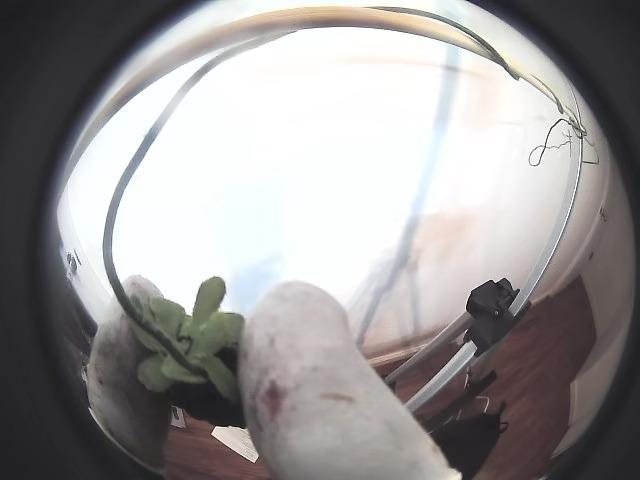
#> input picture datasets/blackberry-in-gripper/test/images/episode_000002_mp4-0000_jpg.rf.9bcce17cca8569139511c6511c515228.jpg, 640 x 480 px, found by its file name; its folder holds only this picture in this run
$ python visualize_samples.py
#> lines starting #> are read from the running program, lines starting #| are printed output that depends on the picture; after the words box and inside, x2 and y2 are one past the last pixel; in counts of white or black regions, pixels touching at a corner belong together
#!/usr/bin/env python3
"""Visualize random dataset samples with segmentation label overlays.

Opens images in the default viewer with polygons and class labels drawn on top.
Used during dataset audit to spot-check label quality.
"""

import argparse
import os
import random
import subprocess
import sys
import tempfile
from pathlib import Path

import cv2
import numpy as np

# Class colors (BGR for OpenCV)
COLORS = [
    (0, 255, 0),    # berry - green
    (255, 0, 0),    # gripper - blue
    (0, 255, 255),  # lense - yellow
    (0, 0, 255),    # red drouplet - red
]


def draw_labels_on_image(img_path, label_path, class_names):
    """Draw segmentation polygons and class labels on an image."""
    img = cv2.imread(str(img_path))
#> img is the input picture: shape (480, 640, 3); mean B, G, R 150.7, 150.7, 153.2
    if img is None:
        print(f"  Could not read {img_path}")
        return None

    h, w = img.shape[:2]
#> h = 480; w = 640
    overlay = img.copy()

    if not label_path.exists():
        # No labels — draw "NO LABELS" text
        cv2.putText(img, "NO LABELS", (10, 30),
                    cv2.FONT_HERSHEY_SIMPLEX, 1, (0, 0, 255), 2)
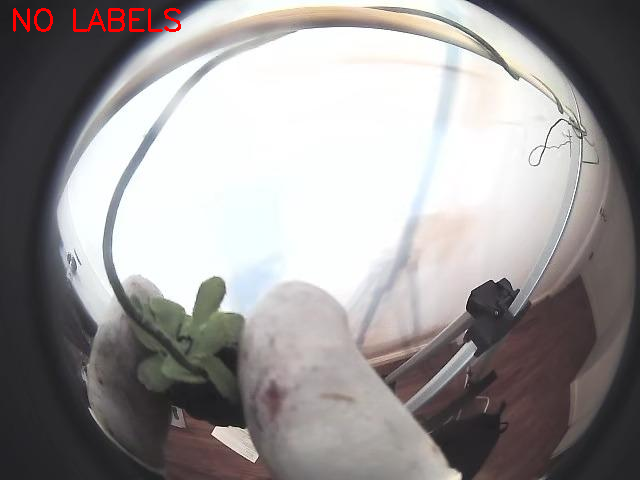
#> img: shape (480, 640, 3); 0.42% of pixels changed, all inside (x1, y1, x2, y2) = (13, 8, 181, 32)
        return img

    with open(label_path) as f:
        for line in f:
            parts = line.strip().split()
            cls_id = int(parts[0])
            coords = list(map(float, parts[1:]))
            color = COLORS[cls_id % len(COLORS)]
            cls_name = class_names[cls_id] if cls_id < len(class_names) else f"cls_{cls_id}"

            if len(coords) > 4:
                # Segmentation polygon (normalized x,y pairs)
                points = []
                for i in range(0, len(coords), 2):
                    px = int(coords[i] * w)
                    py = int(coords[i + 1] * h)
                    points.append([px, py])
                pts = np.array(points, dtype=np.int32)

                # Filled polygon with transparency
                cv2.fillPoly(overlay, [pts], color)
                cv2.polylines(img, [pts], True, color, 2)

                # Label text at centroid
                cx = int(np.mean([p[0] for p in points]))
                cy = int(np.mean([p[1] for p in points]))
                cv2.putText(img, cls_name, (cx - 20, cy),
                            cv2.FONT_HERSHEY_SIMPLEX, 0.5, (255, 255, 255), 2)
                cv2.putText(img, cls_name, (cx - 20, cy),
                            cv2.FONT_HERSHEY_SIMPLEX, 0.5, color, 1)
            else:
                # Bounding box (cx, cy, w, h normalized)
                cx, cy, bw, bh = coords[:4]
                x1 = int((cx - bw / 2) * w)
                y1 = int((cy - bh / 2) * h)
                x2 = int((cx + bw / 2) * w)
                y2 = int((cy + bh / 2) * h)
                cv2.rectangle(img, (x1, y1), (x2, y2), color, 2)
                cv2.putText(img, cls_name, (x1, y1 - 5),
                            cv2.FONT_HERSHEY_SIMPLEX, 0.5, color, 2)

    # Blend overlay (30% opacity for filled polygons)
    img = cv2.addWeighted(overlay, 0.3, img, 0.7, 0)

    # Add filename at top
    fname = Path(img_path).name
    cv2.putText(img, fname, (5, 18),
                cv2.FONT_HERSHEY_SIMPLEX, 0.45, (255, 255, 255), 1)

    return img


def main():
    parser = argparse.ArgumentParser(description="Visualize dataset samples with labels")
    parser.add_argument("--data-dir", type=str, default="datasets/blackberry-in-gripper",
                        help="Dataset root directory")
    parser.add_argument("--split", type=str, default="train",
                        help="Dataset split to sample from")
    parser.add_argument("--n", type=int, default=6,
                        help="Number of samples to show")
    parser.add_argument("--seed", type=int, default=None,
                        help="Random seed for reproducibility")
    parser.add_argument("--save", type=str, default=None,
                        help="Save grid to this path instead of opening viewer")
    args = parser.parse_args()

    if args.seed is not None:
        random.seed(args.seed)

    data_dir = Path(args.data_dir)
    img_dir = data_dir / args.split / "images"
    label_dir = data_dir / args.split / "labels"

    if not img_dir.exists():
        print(f"Error: {img_dir} not found")
        sys.exit(1)

    # Read class names from data.yaml
    class_names = []
    yaml_path = data_dir / "data.yaml"
    if yaml_path.exists():
        with open(yaml_path) as f:
            for line in f:
                if line.strip().startswith("names:"):
                    # Parse YAML list: names: ['berry', 'gripper', ...]
                    names_str = line.split(":", 1)[1].strip()
                    if names_str.startswith("["):
                        class_names = [n.strip().strip("'\"") for n in
                                       names_str.strip("[]").split(",")]
                    break
    if not class_names:
        class_names = [f"class_{i}" for i in range(20)]

    # Sample random images
    all_images = sorted(os.listdir(img_dir))
    n = min(args.n, len(all_images))
    samples = random.sample(all_images, n)

    print(f"Visualizing {n} samples from {args.split} split...")
    print(f"Classes: {class_names}")
    print()

    annotated = []
    for fname in samples:
        img_path = img_dir / fname
        label_path = label_dir / (Path(fname).stem + ".txt")

        # Count instances in this image
        instance_counts = {}
        if label_path.exists():
            with open(label_path) as f:
                for line in f:
                    cls_id = int(line.strip().split()[0])
                    name = class_names[cls_id] if cls_id < len(class_names) else f"cls_{cls_id}"
                    instance_counts[name] = instance_counts.get(name, 0) + 1

        print(f"  {fname}: {dict(instance_counts) if instance_counts else 'no labels'}")

        result = draw_labels_on_image(img_path, label_path, class_names)
        if result is not None:
            annotated.append(result)

    if not annotated:
        print("No images could be loaded.")
        sys.exit(1)

    # Build a grid (2 columns)
    cols = 2
    rows = (len(annotated) + cols - 1) // cols
#> rows = 1

    # Resize all to same size for grid
    target_h, target_w = 400, 600
    resized = []
    for img in annotated:
        resized.append(cv2.resize(img, (target_w, target_h)))
#> this loop made 1 pass
#> after the loop, resized = 1 item

    # Pad to fill grid
    while len(resized) < rows * cols:
        resized.append(np.zeros((target_h, target_w, 3), dtype=np.uint8))
#> after the loop, resized = 2 items

    grid_rows = []
    for r in range(rows):
        row_imgs = resized[r * cols:(r + 1) * cols]
        grid_rows.append(np.hstack(row_imgs))
#> after the loop, grid_rows = 1 item
    grid = np.vstack(grid_rows)
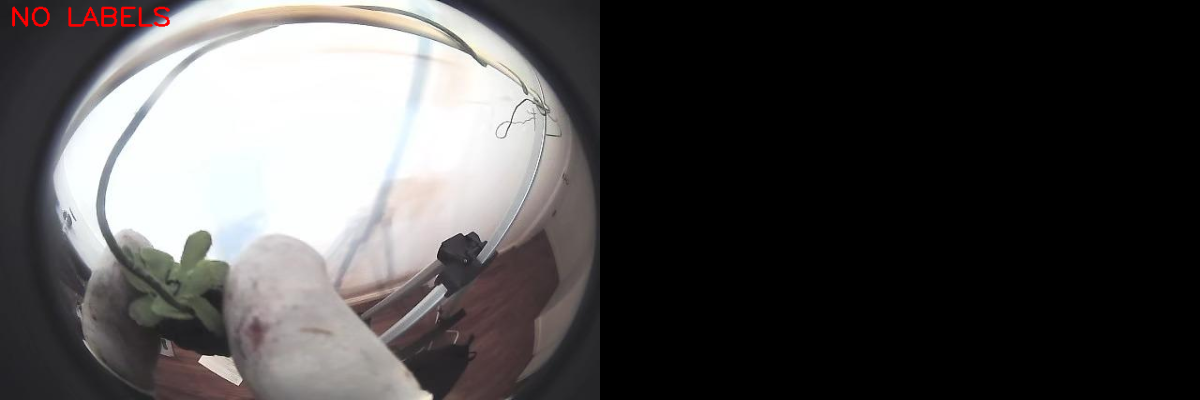
#> grid: shape (400, 1200, 3); mean of channels 0, 1, 2 75.2, 75.2, 77; drawn as B, G, R

    # Save and open
    if args.save:
        out_path = args.save
    else:
        out_path = tempfile.mktemp(suffix="_dataset_audit.png")

    cv2.imwrite(out_path, grid)
    print(f"\nGrid saved to: {out_path}")

    # Open in default viewer
    if not args.save:
        if sys.platform == "darwin":
            subprocess.run(["open", out_path])
        elif sys.platform == "linux":
            subprocess.run(["xdg-open", out_path])
#> (this line was passed over: subprocess is not available in this run)
        else:
            print(f"Open manually: {out_path}")


if __name__ == "__main__":
    main()

$ run again, on datasets/blackberry-in-gripper/test/images/episode_000022_mp4-0000_jpg.rf.e99e14b3f3edfc92d306c9db697e21d8.jpg
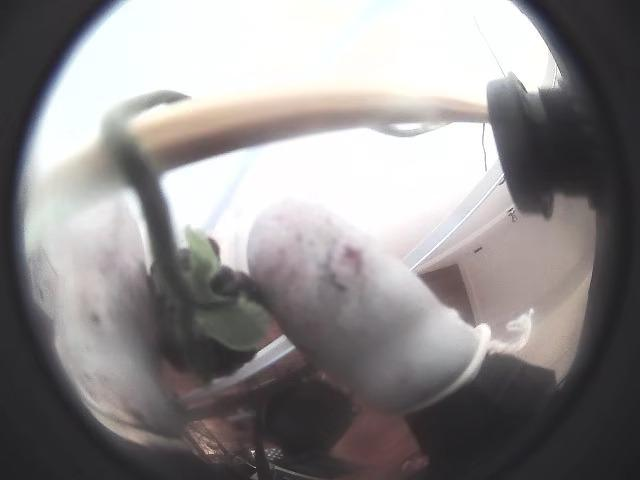
#> input picture datasets/blackberry-in-gripper/test/images/episode_000022_mp4-0000_jpg.rf.e99e14b3f3edfc92d306c9db697e21d8.jpg, 640 x 480 px, found by its file name
#> in draw_labels_on_image, img is the input picture: shape (480, 640, 3); mean B, G, R 139.8, 139.4, 142.7
#> in draw_labels_on_image, `cv2.putText(img, "NO LABELS", (10, 30), cv2.FONT_HERSHEY_SIMPLEX, 1, (..`:
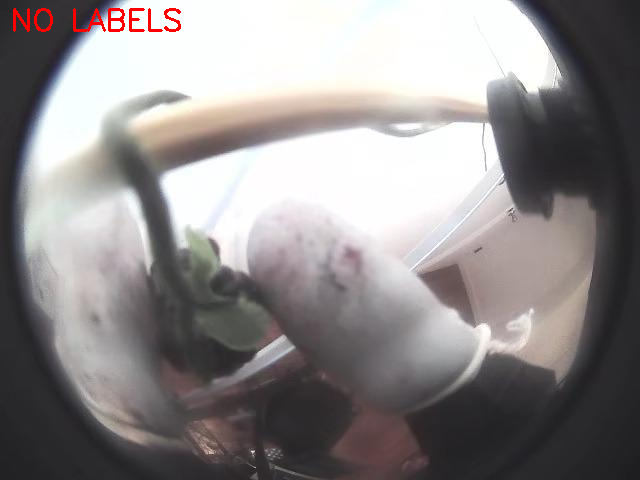
#> img: shape (480, 640, 3); 0.42% of pixels changed, all inside (x1, y1, x2, y2) = (13, 8, 181, 32)
#> rows = 1
#> the loop in main, `for img in annotated:` made 1 pass
#> after the loop in main, `for img in annotated:`: resized = 1 item
#> the loop in main, `while len(resized) < rows * cols:` made 1 pass
#> after the loop in main, `while len(resized) < rows * cols:`: resized = 2 items
#> after the loop in main, `for r in range(rows):`: grid_rows = 1 item
#> in main, `grid = np.vstack(grid_rows)`:
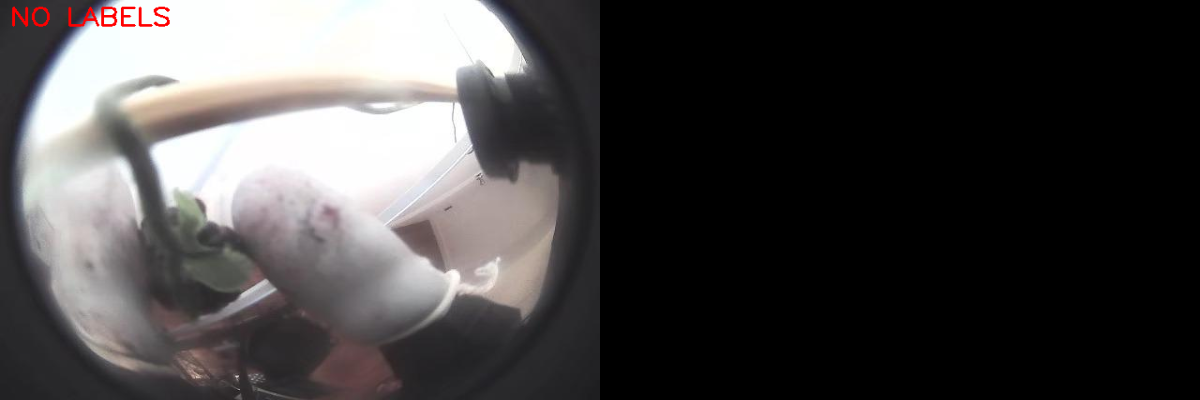
#> grid: shape (400, 1200, 3); mean of channels 0, 1, 2 69.5, 69.3, 71.5; drawn as B, G, R

$ run again, on datasets/blackberry-in-gripper/test/images/episode_000023_mp4-0000_jpg.rf.2c6af1a81c1d1752d48b172af29c6126.jpg
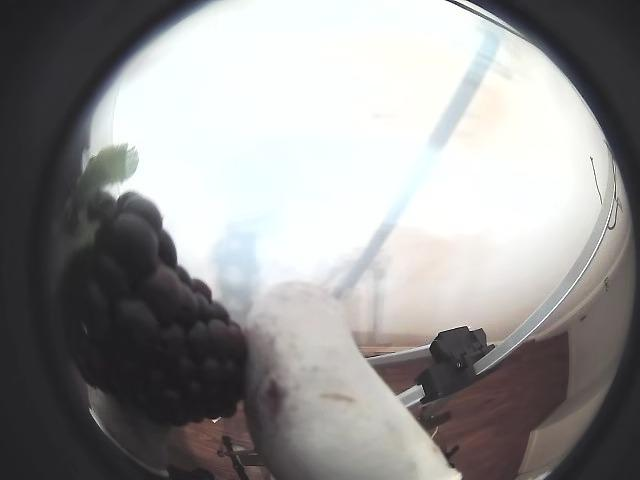
#> input picture datasets/blackberry-in-gripper/test/images/episode_000023_mp4-0000_jpg.rf.2c6af1a81c1d1752d48b172af29c6126.jpg, 640 x 480 px, found by its file name
#> in draw_labels_on_image, img is the input picture: shape (480, 640, 3); mean B, G, R 147.6, 147.9, 148.7
#> in draw_labels_on_image, `cv2.putText(img, "NO LABELS", (10, 30), cv2.FONT_HERSHEY_SIMPLEX, 1, (..`:
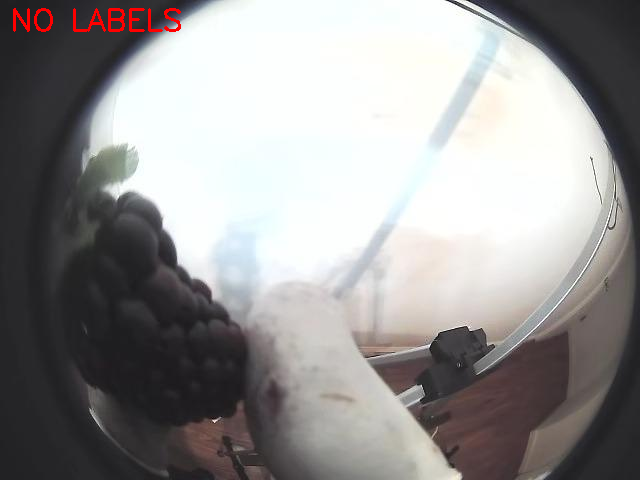
#> img: shape (480, 640, 3); 0.42% of pixels changed, all inside (x1, y1, x2, y2) = (13, 8, 181, 32)
#> rows = 1
#> the loop in main, `for img in annotated:` made 1 pass
#> after the loop in main, `for img in annotated:`: resized = 1 item
#> the loop in main, `while len(resized) < rows * cols:` made 1 pass
#> after the loop in main, `while len(resized) < rows * cols:`: resized = 2 items
#> after the loop in main, `for r in range(rows):`: grid_rows = 1 item
#> in main, `grid = np.vstack(grid_rows)`:
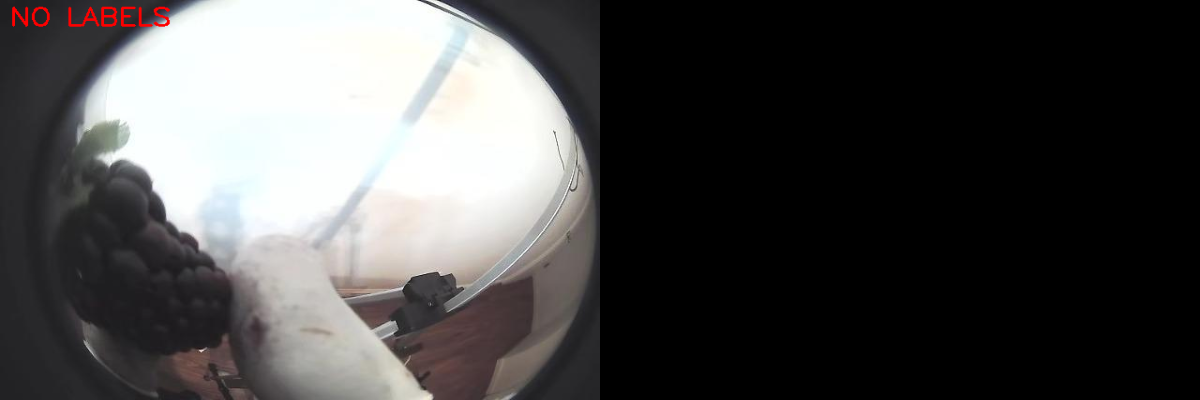
#> grid: shape (400, 1200, 3); mean of channels 0, 1, 2 73.6, 73.8, 74.8; drawn as B, G, R

$ run again, on datasets/blackberry-in-gripper/test/images/episode_000029_mp4-0000_jpg.rf.48d5d98ee6d5bf717e07fca229eb5a74.jpg
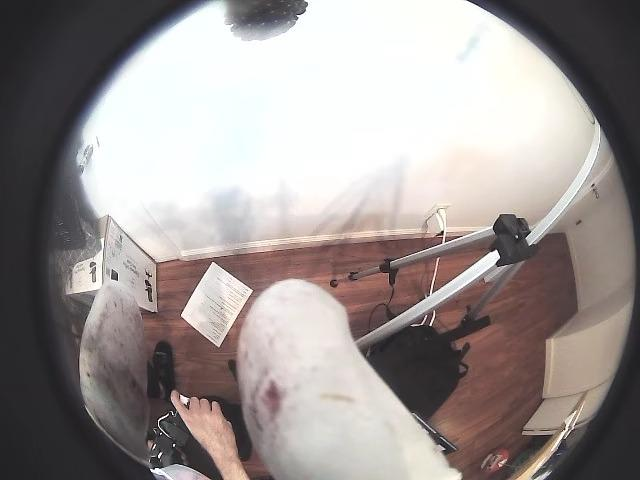
#> input picture datasets/blackberry-in-gripper/test/images/episode_000029_mp4-0000_jpg.rf.48d5d98ee6d5bf717e07fca229eb5a74.jpg, 640 x 480 px, found by its file name
#> in draw_labels_on_image, img is the input picture: shape (480, 640, 3); mean B, G, R 147.4, 149.1, 156.4
#> in draw_labels_on_image, `cv2.putText(img, "NO LABELS", (10, 30), cv2.FONT_HERSHEY_SIMPLEX, 1, (..`:
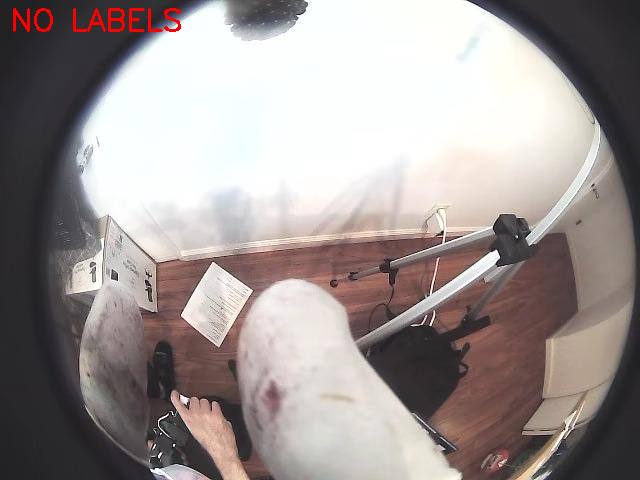
#> img: shape (480, 640, 3); 0.42% of pixels changed, all inside (x1, y1, x2, y2) = (13, 8, 181, 32)
#> rows = 1
#> the loop in main, `for img in annotated:` made 1 pass
#> after the loop in main, `for img in annotated:`: resized = 1 item
#> the loop in main, `while len(resized) < rows * cols:` made 1 pass
#> after the loop in main, `while len(resized) < rows * cols:`: resized = 2 items
#> after the loop in main, `for r in range(rows):`: grid_rows = 1 item
#> in main, `grid = np.vstack(grid_rows)`:
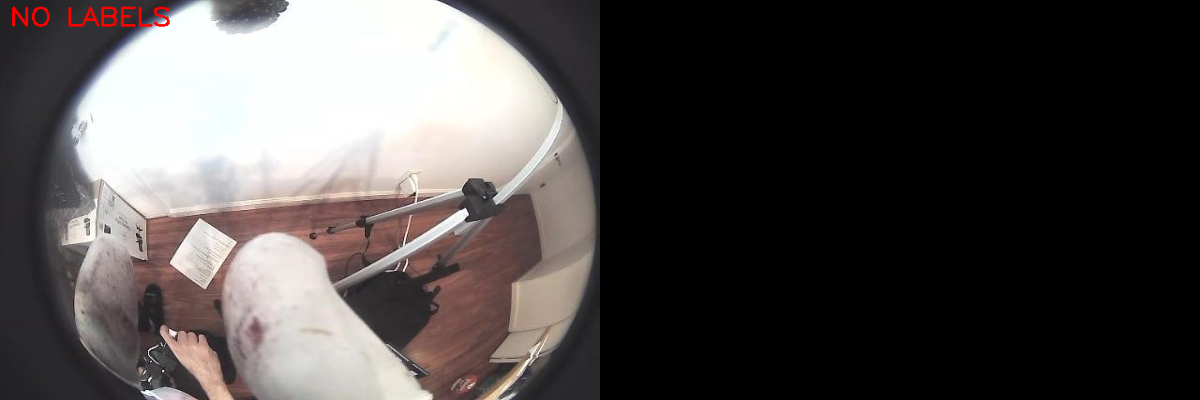
#> grid: shape (400, 1200, 3); mean of channels 0, 1, 2 73.5, 74.4, 78.6; drawn as B, G, R

$ run again, on datasets/blackberry-in-gripper/test/images/episode_000008_mp4-0000_jpg.rf.047031c8296d295f97883788ec909e6b.jpg
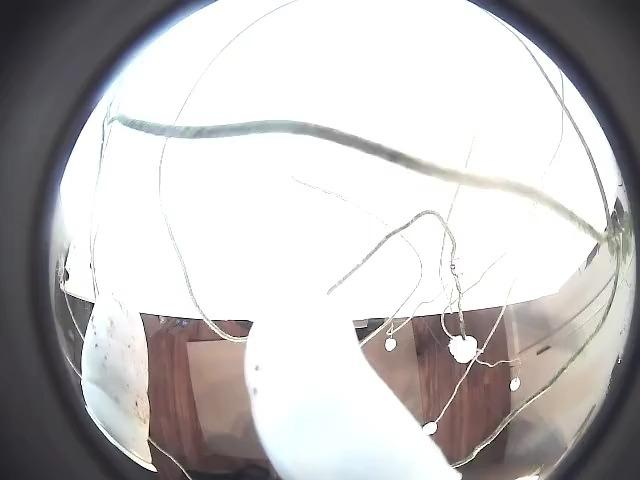
#> input picture datasets/blackberry-in-gripper/test/images/episode_000008_mp4-0000_jpg.rf.047031c8296d295f97883788ec909e6b.jpg, 640 x 480 px, found by its file name
#> in draw_labels_on_image, img is the input picture: shape (480, 640, 3); mean B, G, R 189.6, 189.4, 191.7
#> in draw_labels_on_image, `cv2.putText(img, "NO LABELS", (10, 30), cv2.FONT_HERSHEY_SIMPLEX, 1, (..`:
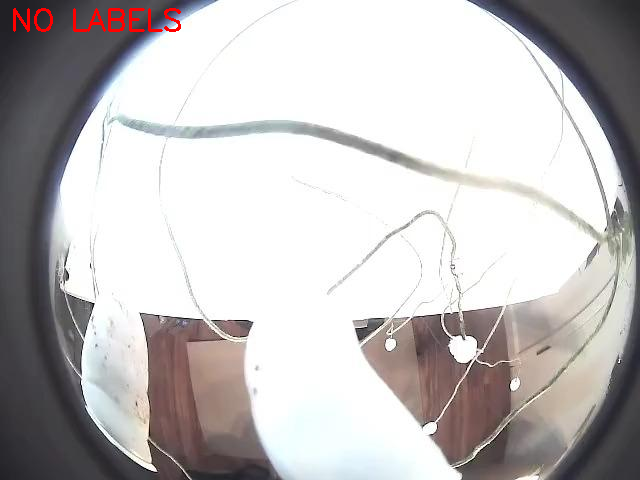
#> img: shape (480, 640, 3); 0.42% of pixels changed, all inside (x1, y1, x2, y2) = (13, 8, 181, 32)
#> rows = 1
#> the loop in main, `for img in annotated:` made 1 pass
#> after the loop in main, `for img in annotated:`: resized = 1 item
#> the loop in main, `while len(resized) < rows * cols:` made 1 pass
#> after the loop in main, `while len(resized) < rows * cols:`: resized = 2 items
#> after the loop in main, `for r in range(rows):`: grid_rows = 1 item
#> in main, `grid = np.vstack(grid_rows)`:
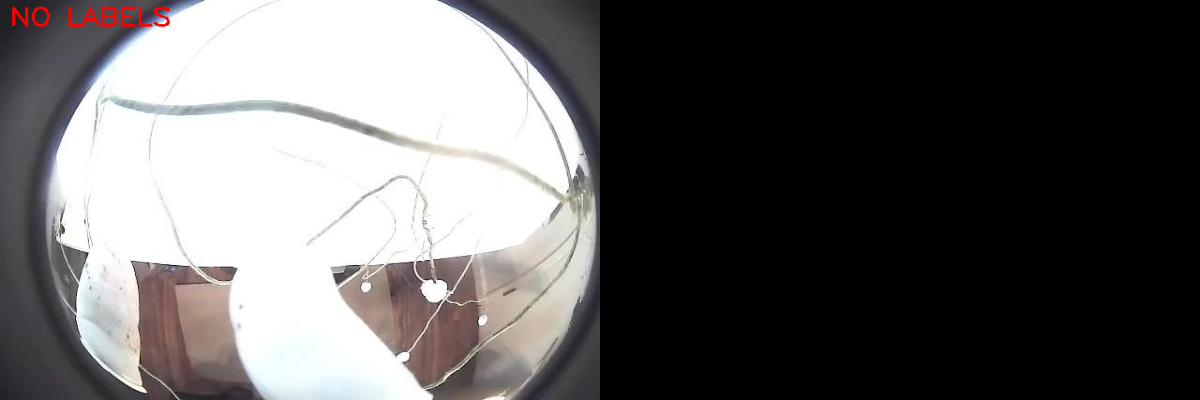
#> grid: shape (400, 1200, 3); mean of channels 0, 1, 2 94.6, 94.5, 96.2; drawn as B, G, R
